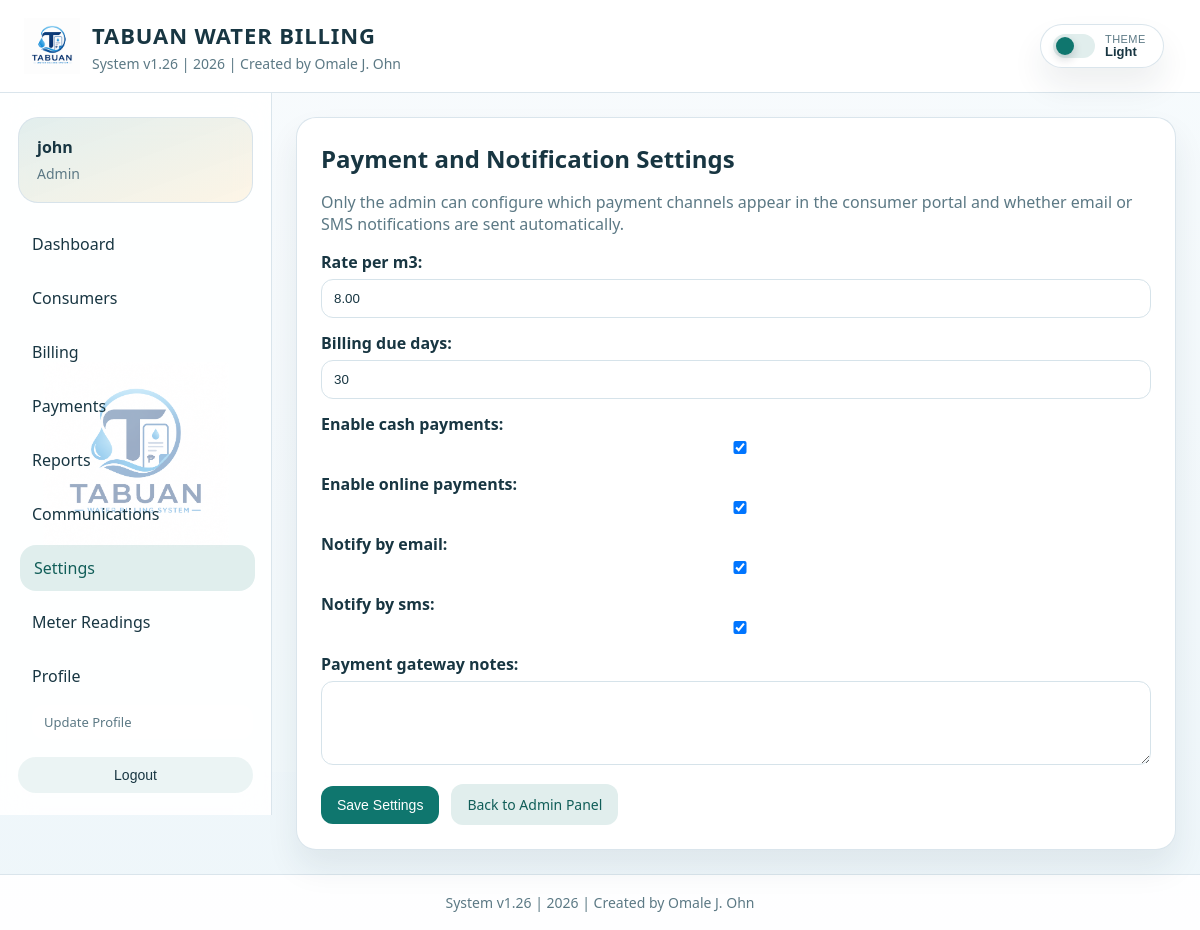
The page /settings/payments/ (signed in) on the database its author committed.
### billing/models.py (models this page shows, shortened)
class ConsumerProfile(models.Model):
    class Roles(models.TextChoices):
        ADMIN = 'admin', 'Admin'
        SECRETARY = 'secretary', 'Secretary'
        TREASURER = 'treasurer', 'Treasurer'
        READER = 'reader', 'Reading Panel'
        CONSUMER = 'consumer', 'Consumer'
    user = models.OneToOneField(settings.AUTH_USER_MODEL, on_delete=models.CASCADE)
    full_name = models.CharField(max_length=255)
    email = models.EmailField(blank=True)
    contact = models.CharField(max_length=50, blank=True)
    address = models.TextField(blank=True)
    role = models.CharField(max_length=20, choices=Roles.choices, default=Roles.CONSUMER)
    photo = models.ImageField(upload_to='profiles/', blank=True, null=True)
    created_at = models.DateTimeField(auto_now_add=True)

class SystemSettings(models.Model):
    rate_per_m3 = models.DecimalField(max_digits=10, decimal_places=2, default=20)
    billing_due_days = models.PositiveIntegerField(default=15)
    enable_cash_payments = models.BooleanField(default=True)
    enable_online_payments = models.BooleanField(default=True)
    notify_by_email = models.BooleanField(default=True)
    notify_by_sms = models.BooleanField(default=False)
    payment_gateway_notes = models.TextField(blank=True)
    updated_at = models.DateTimeField(auto_now=True)
    class Meta:
        verbose_name = 'System Settings'
        verbose_name_plural = 'System Settings'
    @classmethod
    def load(cls):
        defaults = {
            'rate_per_m3': Decimal('20.00'),
            'billing_due_days': 15,
            'enable_cash_payments': True,
            'enable_online_payments': True,
            'notify_by_email': True,
            'notify_by_sms': False,
        }
        settings_obj, _ = cls.objects.get_or_create(pk=1, defaults=defaults)
        return settings_obj

### billing/views.py (the view)
# urls.py: path('settings/payments/', views.payment_settings_view, name='payment_settings'),
@role_required(ConsumerProfile.Roles.ADMIN)
def payment_settings_view(request):
    settings_obj = SystemSettings.load()
    if request.method == 'POST':
        form = SystemSettingsForm(request.POST, instance=settings_obj)
        if form.is_valid():
            form.save()
            log_audit_action(request.user, 'Updated payment and notification settings', target='SystemSettings')
            messages.success(request, 'Payment and notification settings updated successfully.')
            return redirect('payment_settings')
    else:
        form = SystemSettingsForm(instance=settings_obj)
    return render(request, 'billing/payment_settings.html', {'form': form})

### billing/forms.py
class SystemSettingsForm(forms.ModelForm):
    class Meta:
        model = SystemSettings
        fields = [
            'rate_per_m3',
            'billing_due_days',
            'enable_cash_payments',
            'enable_online_payments',
            'notify_by_email',
            'notify_by_sms',
            'payment_gateway_notes',
        ]
        widgets = {
            'payment_gateway_notes': forms.Textarea(attrs={'rows': 4}),
        }

### billing/permissions.py (called while the page is built)
def get_user_profile(user, create=False):
    if create:
        return ensure_user_profile(user)
    if not getattr(user, 'is_authenticated', False):
        return None
    return ConsumerProfile.objects.filter(user=user).first()

def get_user_role(user, create=False):
    if not getattr(user, 'is_authenticated', False):
        return None
    if user.is_staff or user.is_superuser:
        return ConsumerProfile.Roles.ADMIN
    profile = get_user_profile(user, create=create)
    return profile.role if profile else ConsumerProfile.Roles.CONSUMER

def get_linked_consumer(user):
    profile = get_user_profile(user)
    if not profile:
        return None
    return getattr(profile, 'consumer_record', None)

def get_dashboard_route(role):
    return {
        ConsumerProfile.Roles.ADMIN: 'admin_panel',
        ConsumerProfile.Roles.SECRETARY: 'secretary_panel',
        ConsumerProfile.Roles.TREASURER: 'treasurer_panel',
        ConsumerProfile.Roles.READER: 'reader_panel',
        ConsumerProfile.Roles.CONSUMER: 'consumer_panel',
    }.get(role, 'consumer_panel')

def get_dashboard_url_for_user(user):
    return get_dashboard_route(get_user_role(user, create=True))

def role_required(*allowed_roles):
    def decorator(view_func):
        @login_required
        @wraps(view_func)
        def wrapped(request, *args, **kwargs):
            role = get_user_role(request.user, create=True)
            if role not in allowed_roles:
                messages.error(request, 'You do not have permission to access that page.')
                return redirect(get_dashboard_url_for_user(request.user))
            return view_func(request, *args, **kwargs)
        return wrapped
    return decorator

### templates/billing/payment_settings.html (shortened to what this page needs)
{% extends 'base.html' %}
{% block content %}
<section class="page-wrap">
    <div class="form-card">
        <h2 class="page-title">Payment and Notification Settings</h2>
        <p class="muted">Only the admin can configure which payment channels appear in the consumer portal and whether email or SMS notifications are sent automatically.</p>
        <form method="post">
            {{ form.as_p }}
            <div class="btn-row">
                <button type="submit" class="btn">Save Settings</button>
                <a href="{% url 'admin_panel' %}" class="btn secondary">Back to Admin Panel</a>
            </div>
        </form>
    </div>
</section>
{% endblock %}

### templates/base.html (shortened to what this page needs)
{% load static %}
<!DOCTYPE html>
<html lang="en">
<head>
</head>
<body>
    <header class="site-header">
        <div class="header-wrap">
            <div class="header-brand">
                <img src="{% static 'legacy_img/tabuan-logo.png' %}" alt="Tabuan Water Billing System Logo" class="brand-logo">
                <div class="brand-block">
                    <strong>Tabuan Water Billing</strong>
                    <span>System v1.26 | 2026 | Created by Omale J. Ohn</span>
                </div>
            </div>
            <div class="header-actions">
                <button type="button" class="theme-toggle" id="theme-toggle" aria-label="Switch theme">
                    <span class="theme-toggle-track" aria-hidden="true">
                        <span class="theme-toggle-knob"></span>
                    </span>
                    <span class="theme-toggle-copy">
                        <span>Theme</span>
                        <strong id="theme-toggle-label">Light</strong>
                    </span>
                </button>
            </div>
        </div>
    </header>
    {% if user.is_authenticated %}
        <div class="app-shell">
            <aside class="app-sidebar" id="app-sidebar">
                <div class="sidebar-panel">
                    <div class="sidebar-user">
                        <strong>{{ current_profile.full_name|default:user.username }}</strong>
                        <span>{{ current_profile.get_role_display|default:current_role|title }}</span>
                    </div>
                    <nav class="sidebar-nav">
                        {% for item in navigation_items %}
                            <div class="sidebar-link-stack">
                                <a href="{% url item.url_name %}" class="sidebar-link {% if item.active %}active{% endif %}">
                                    <span>{{ item.label }}</span>
                                </a>
                                {% if item.url_name == 'profile' %}
                                    <a href="{% url 'profile' %}" class="sidebar-sublink {% if current_url_name == 'profile' %}active{% endif %}">Update Profile</a>
                                {% endif %}
                            </div>
                        {% endfor %}
                    </nav>
                    <div class="sidebar-footer">
                        <form method="post" action="{% url 'logout' %}" class="nav-inline-form" style="width: 100%;">
                            <button type="submit" class="nav-link-button" style="width: 100%;">Logout</button>
                        </form>
                    </div>
                </div>
            </aside>
            <main class="app-main">
    {% endif %}
    {% block content %}{% endblock %}
    {% if user.is_authenticated %}
            </main>
        </div>
    {% endif %}
    <footer class="system-footer">System v1.26 | 2026 | Created by Omale J. Ohn</footer>
</body>
</html>

### rows shown on the page
ConsumerProfile: full_name "john", role "Admin"
SystemSettings: rate_per_m3 "8.00", billing_due_days "30", enable_cash_payments "☑", enable_online_payments "☑", notify_by_email "☑", notify_by_sms "☑"

### other values the page prints
{{ item.label }} "Dashboard" "Consumers" "Billing" "Payments" "Reports" "Communications" "Settings" "Meter Readings" "Profile"
